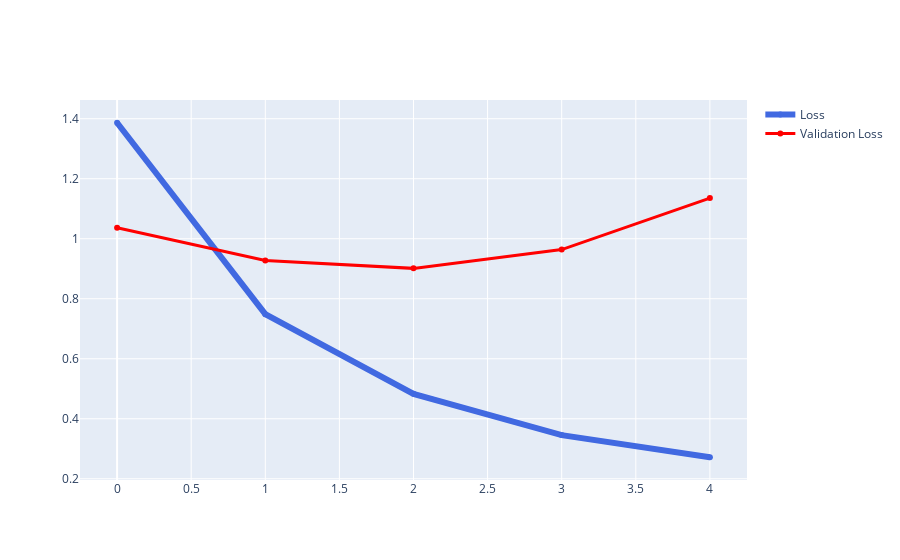

The cell this chart's notebook holds for it:
### Code cell
history_dict = history.history
loss_values = history_dict['loss']
val_loss_values = history_dict['val_loss']

fig = go.Figure()
fig.add_trace(go.Scatter(y=loss_values, 
                         line=dict(color='royalblue', width=6),
                         name = 'Loss'))
fig.add_trace(go.Scatter(y=val_loss_values, 
                         line=dict(color='red', width=3),
                         name = 'Validation Loss'))
fig.show()

### Figure 1 — Plotly figure (JSON) as saved in the notebook; plotly's stock layout.template omitted (floating-point values rounded to 4 significant figures)
{"data": [{"line": {"color": "royalblue", "width": 6}, "name": "Loss", "type": "scatter", "y": [1.387, 0.7485, 0.483, 0.3455, 0.2717]}, {"line": {"color": "red", "width": 3}, "name": "Validation Loss", "type": "scatter", "y": [1.036, 0.9272, 0.9012, 0.9638, 1.135]}], "layout": {}}
